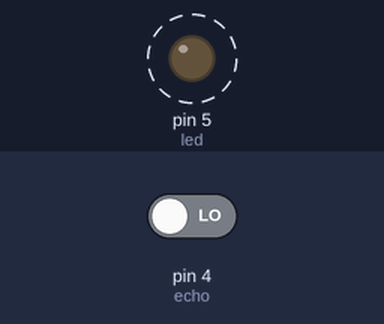
The sketch below on a simulated Arduino Uno, built with avr-gcc and run on an emulated ATmega328P. Shown: output pins drawn as LEDs (lit = HIGH). Dashed ring = blinking. The inputs (shaded band) are chosen by the test bench; at power-on: pin 4 (echo) LOW. Pins used as bus, display or sensor lines are not drawn.

Above: at 0.5 s.
Timing chart, 0 to 3.0 s (numbered marks = the images above):
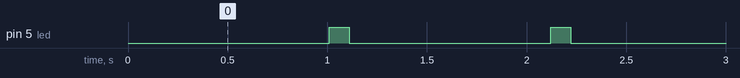

Measured:
- by itself, pin 5 (led): alternates HIGH for 0.10 s and LOW for 1.0 s

The sketch:

CB_sieu_am.ino
```cpp
const int trig = 3;
const int echo = 4;
int led = 5;

void setup() {
Serial.begin(9600);
pinMode(trig,OUTPUT);
pinMode(echo,INPUT);
pinMode(led,OUTPUT);

}

void loop() {
 unsigned long duration;
 digitalWrite(trig,LOW);
 delay(5);
 digitalWrite(trig,HIGH);
 delay(5);
 digitalWrite(trig,LOW);
  duration = pulseIn (echo,HIGH);
   int distance = (duration/2/29.412);

 if (distance <= 10) {
  digitalWrite(led,HIGH);
  delay(100);
  digitalWrite(led,LOW);
  }
  else {
    digitalWrite(led,LOW);
  }


}
```
